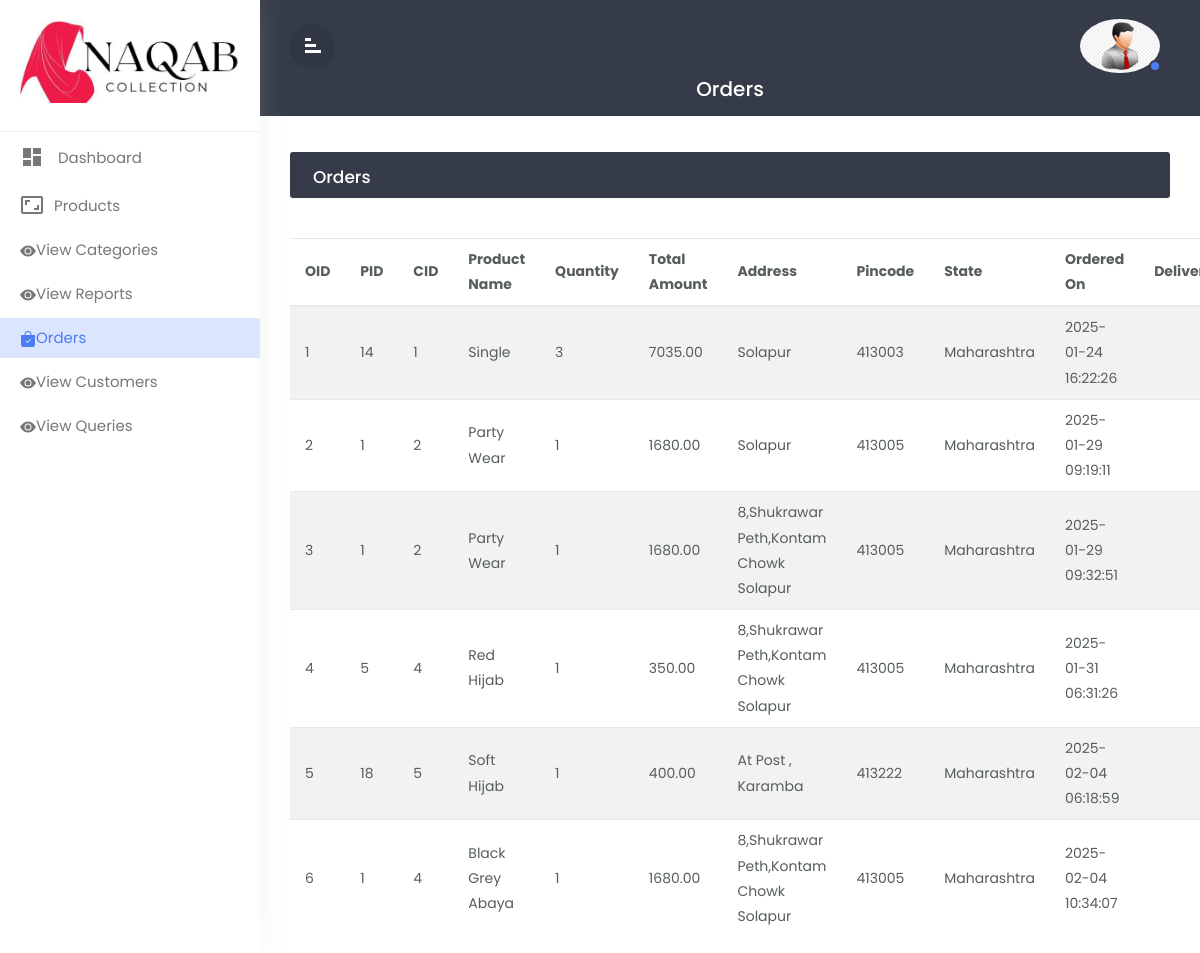
The page /admin/orders.php on the database its author committed.
### tables this page shows
CREATE TABLE `orders` (
  `id` int(11) NOT NULL,
  `product_id` int(11) DEFAULT NULL,
  `customer_id` int(11) DEFAULT NULL,
  `product_name` varchar(255) DEFAULT NULL,
  `quantity` int(11) DEFAULT NULL,
  `total_amount` decimal(10,2) DEFAULT NULL,
  `address` text DEFAULT NULL,
  `pincode` varchar(10) DEFAULT NULL,
  `state` varchar(100) DEFAULT NULL,
  `order_date` timestamp NOT NULL DEFAULT current_timestamp()
);

### admin/orders.php (the view, shortened to what this page needs)
<!doctype html>
<html lang="en">
<head>
  <link rel="stylesheet" href="css/bootstrap.min.css">
  <link rel="stylesheet" href="css/custom.css">
</head>
<body>
<div class="wrapper">
<nav id="sidebar">
  <div class="sidebar-header">
  <h2><img src="img/logo.png" class="img-fluid" /></h2>
  </div>
  <ul class="list-unstyled components">
    <li>
      <a href="home.php" class="dashboard"><i class="material-icons">dashboard</i>
        <span>Dashboard</span></a>
    </li>
</ul>
<ul>
    <li>
      <a href="products.php">
        <i class="material-icons">aspect_ratio</i>Products</a>
    </li>
</ul>
<ul>
             <li> <a href="viewcat.php"><svg xmlns="http://www.w3.org/2000/svg" width="16" height="16" fill="currentColor" class="bi bi-eye-fill" viewBox="0 0 16 16">
  <path d="M10.5 8a2.5 2.5 0 1 1-5 0 2.5 2.5 0 0 1 5 0"/>
  <path d="M0 8s3-5.5 8-5.5S16 8 16 8s-3 5.5-8 5.5S0 8 0 8m8 3.5a3.5 3.5 0 1 0 0-7 3.5 3.5 0 0 0 0 7"/>
</svg>View Categories</a>
            </li></ul>
<ul>
<ul>
        <li> <a href="reports.php"><svg xmlns="http://www.w3.org/2000/svg" width="16" height="16" fill="currentColor" class="bi bi-eye-fill" viewBox="0 0 16 16">
              <path d="M10.5 8a2.5 2.5 0 1 1-5 0 2.5 2.5 0 0 1 5 0" />
              <path d="M0 8s3-5.5 8-5.5S16 8 16 8s-3 5.5-8 5.5S0 8 0 8m8 3.5a3.5 3.5 0 1 0 0-7 3.5 3.5 0 0 0 0 7" />
            </svg>View Reports</a>
        </li>
      </ul>
<li class="active">
          <a href="orders.php">
Orders</a>
        </li></ul>
       <ul> <li>
          <a href="customers.php">
          <svg xmlns="http://www.w3.org/2000/svg" width="16" height="16" fill="currentColor" class="bi bi-eye-fill" viewBox="0 0 16 16">
  <path d="M10.5 8a2.5 2.5 0 1 1-5 0 2.5 2.5 0 0 1 5 0"/>
  <path d="M0 8s3-5.5 8-5.5S16 8 16 8s-3 5.5-8 5.5S0 8 0 8m8 3.5a3.5 3.5 0 1 0 0-7 3.5 3.5 0 0 0 0 7"/>
</svg>View customers</a>
        </li></ul>
        <ul><li>
          <a href="queries.php">
          <svg xmlns="http://www.w3.org/2000/svg" width="16" height="16" fill="currentColor" class="bi bi-eye-fill" viewBox="0 0 16 16">
  <path d="M10.5 8a2.5 2.5 0 1 1-5 0 2.5 2.5 0 0 1 5 0"/>
  <path d="M0 8s3-5.5 8-5.5S16 8 16 8s-3 5.5-8 5.5S0 8 0 8m8 3.5a3.5 3.5 0 1 0 0-7 3.5 3.5 0 0 0 0 7"/>
</svg>View Queries</a>
        </li></ul>
</nav>
<div id="content">
  <div class="top-navbar">
    <div class="xp-topbar">
      <div class="row">
        <div class="col-2 col-md-1 col-lg-1 order-2 order-md-1 align-self-center">
          <div class="xp-menubar">
            <span class="material-icons text-white">signal_cellular_alt
            </span>
          </div>
        </div>
        <div class="col-md-5 col-lg-3 order-4 order-md-2">
        </div>
        <div class="col-10 col-md-6 col-lg-8 order-1 order-md-3">
          <div class="xp-profilebar text-right">
            <nav class="navbar p-0">
              <ul class="nav navbar-nav flex-row ml-auto">
                <li class="nav-item dropdown">
                  <a class="nav-link" href="#" data-toggle="dropdown">
                    <img src="img/admin.png" style="width:80px; border-radius:50%;height: 100%;" />
                    <span class="xp-user-live"></span>
                  </a>
                </li>
              </ul>
            </nav>
          </div>
        </div>
      </div>
    </div>
    <div class="xp-breadcrumbbar text-center">
      <h4 class="page-title">Orders</h4>
    </div>
  </div>
  <div class="main-content">
        <div class="row">
          <div class="col-md-12">
            <div class="table-wrapper">
              <div class="table-title">
                <div class="row">
                  <div class="col-sm-6 p-0 d-flex justify-content-lg-start justify-content-center">
                    <h2 class="ml-lg-2">Orders</h2>
                  </div>
                  </div>
                </div>
              </div>
              <table class="table table-striped table-hover">
                <thead>
                  <tr>
                    <th><b>OID</th>
                    <th><b>PID</th>
                    <th><b>CID</th>
                    <th><b>Product Name</th>
                    <th><b>Quantity</th>
                    <th><b>Total Amount</th>
                    <th><b>Address</th>
                    <th><b>Pincode</th>
                    <th><b>State</th>
                    <th><b>Ordered on</th>
                    <th><b>Delivered or not</th>
                  </tr>
                </thead>
                <tbody>
                      <?php
                      $i=1;
                    $con=mysqli_connect("localhost","root","","naqab");
                    $query=mysqli_query($con,"select * from orders");
                    while($a=mysqli_fetch_array($query))
                    {
                      echo "<tr>";
                      echo "<tc><td>".$i++."</tc></td>";
                      echo "<tc><td>".$a[1]."</tc></td>";
                      echo "<tc><td>".$a[2]."</tc></td>";
                      echo "<tc><td>".$a[3]."</tc></td>";
                      echo "<tc><td>".$a[4]."</tc></td>";
                      echo "<tc><td>".$a[5]."</tc></td>";
                      echo "<tc><td>".$a[6]."</tc></td>";
                      echo "<tc><td>".$a[7]."</tc></td>";
                      echo "<tc><td>".$a[8]."</tc></td>";
                      echo "<tc><td>".$a[9]."</tc></td>";
                      echo "<tc><td>";
                      echo "<a href='delivered.php?a=$a[0]&&b=$a[1]&&c=$a[2]&&d=$a[3]&&e=$a[4]&&f=$a[5]&&g=$a[6]&&h=$a[7]&&i=$a[8]&&j=$a[9]'><svg xmlns='http://www.w3.org/2000/svg' width='150' height='30' fill='green' class='bi bi-check' viewBox='0 0 16 16'>
                      <path d='M10.97 4.97a.75.75 0 0 1 1.07 1.05l-3.99 4.99a.75.75 0 0 1-1.08.02L4.324 8.384a.75.75 0 1 1 1.06-1.06l2.094 2.093 3.473-4.425z'/>
                    </svg>";
                    }
                  ?>
    </body>
    </html>

### admin/css/custom.css (style rules this page uses)
body,html { line-height:1.8; font-family:'Poppins',sans-serif; color:#555e58; text-transform:capitalize; font-weight:400; margin:0px; padding:0px; }
.material-icons { font-family: 'Material Icons'; font-weight: normal; font-style: normal; font-size: 24px; display: inline-block; line-height: 1; text-transform: none; letter-spacing: normal; word-wrap: normal; white-space: nowrap; direction: ltr; -webkit-font-smoothing: antialiased; text-rendering: optimizeLegibility; -moz-osx-font-smoothing: grayscale; font-feature-settings: 'liga'; }
a { color:#333; font-weight:400; }
ul,ol { padding:0px; margin:0px; list-style:none; }
a,a:hover,a:focus { color:#333; text-decoration:none; transition:all 0.3s; }
.wrapper { position:relative; width:100%; overflow:auto; }
#sidebar { position:fixed; height:100%!important; top:0; left:0; bottom:0; z-index:11; width:260px; overflow:auto; transition:all 0.3s; background-color:#fff; box-shadow:0 0 30px 0 rgba(200 200 200 / 20%); }
@media only screen and (min-width:992px) { #content { width:calc(100% - 260px); position:relative; float:right; transition:all 0.3s; } }
#sidebar .sidebar-header { padding:20px; background-color:#fff; border-bottom:1px solid #eee; }
#sidebar ul li { padding:2px 0px; }
#sidebar ul li.active> a { color:#4c7cf3; background-color:#DBE5FD; }
#sidebar ul li a { padding:5px 10px 5px 20px; line-height:30px; font-size:15px; position:relative; font-weight:400; display:block; color:#777777; text-transform:capitalize; }
#sidebar ul li a i { position:relative; margin-right:10px; top:6px; }
#content { position:relative; transition:all 0.5s; background-attachment:#f9fafc; }
.top-navbar { width:100%; z-index:9; position:relative; padding:15px 30px; background-color:#353b48; }
.xp-breadcrumbbar .page-title { font-size:20px; color:#fff; margin-bottom:0; margin-top:0; }
.main-content { padding:30px 30px 0px 30px; }
.navbar { background-color:#353B48; color:#fff; }
.xp-menubar { border-radius:50%; width:45px; height:45px; line-height:45px; text-align:center; margin-right:20px; border:none; color:#fff; cursor:pointer; background-color:rgba(0,0,0,0.09); }
.xp-menubar span { margin:9px; padding:0px; transform:rotate(90deg); }
.navbar-nav > li > a { color:#fff; }
.navbar-nav li a { position:relative; display:block; padding:4px 10px!important; }
.xp-user-live { position:absolute; bottom:5px; right:9px; width:12px; height:12px; border-radius:50%; border:2px solid #353b48; background-color:#4c7cf3; }
.table-wrapper { background-color: #fff; margin:6px 0px 40px 0px; width: 100%; overflow: auto; border-radius: 3px; box-shadow: 0 1px 1px rgb(0 0 0 / 5%); }
.table-title { background:#353b48; color:#fff; position:sticky; top:0; width:100%; left:0; padding:10px 30px; border-radius:0px 0px 0 0; }
.table-title h2 { margin:5px 0 0; font-size:17px; }
table.table tr th, table.table tr td { border-color:#e9e9e9; padding:8px 15px; font-size:14px; font-weight: 400; vertical-align:middle; }
table.table tr th:first-child { width:60px; }
table.table tr th:last-child { width:100px; }
table.table td:last-child { opacity:0.9; font-size:22px; margin:0px 5px; }
table.table td a { font-weight:bold; color:#566787; display:inline-block; text-decoration:none; outline:none!important; }

### rows shown on the page
orders: product "14", customer "1", product_name "Single", quantity "3", total_amount "7035.00", address "Solapur", pincode "413003", state "Maharashtra", order_date "2025-01-24 16:22:26"
orders: product "1", customer "2", product_name "Party Wear", quantity "1", total_amount "1680.00", address "Solapur", pincode "413005", state "Maharashtra", order_date "2025-01-29 09:19:11"
orders: product "1", customer "2", product_name "Party Wear", quantity "1", total_amount "1680.00", address "8,shukrawar Peth,kontam Chowk Solapur", pincode "413005", state "Maharashtra", order_date "2025-01-29 09:32:51"
orders: product "5", customer "4", product_name "Red Hijab", quantity "1", total_amount "350.00", address "8,shukrawar Peth,kontam Chowk Solapur", pincode "413005", state "Maharashtra", order_date "2025-01-31 06:31:26"
orders: product "18", customer "5", product_name "Soft Hijab", quantity "1", total_amount "400.00", address "At Post , Karamba", pincode "413222", state "Maharashtra", order_date "2025-02-04 06:18:59"
orders: product "1", customer "4", product_name "Black Grey Abaya", quantity "1", total_amount "1680.00", address "8,shukrawar Peth,kontam Chowk Solapur", pincode "413005", state "Maharashtra", order_date "2025-02-04 10:34:07"
